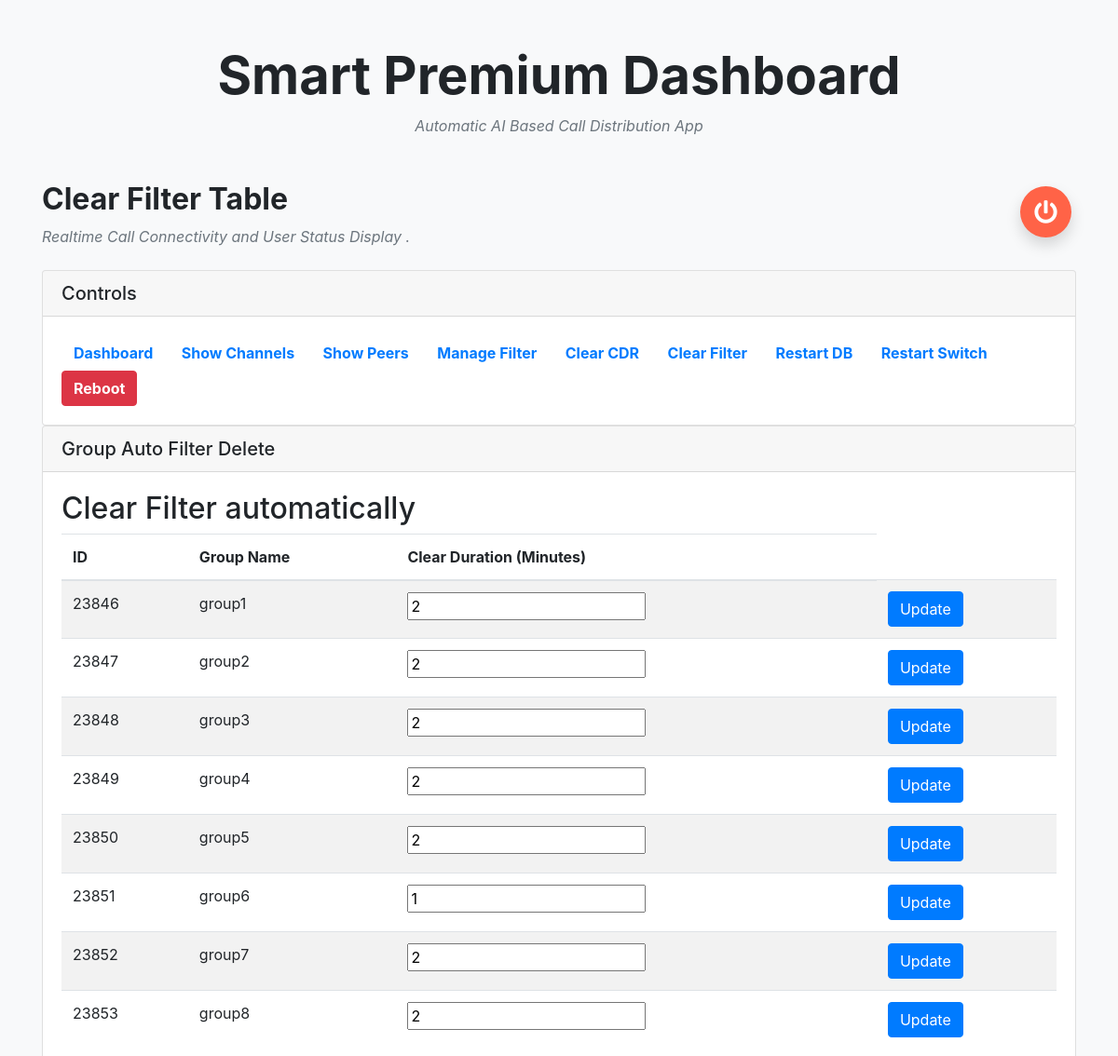
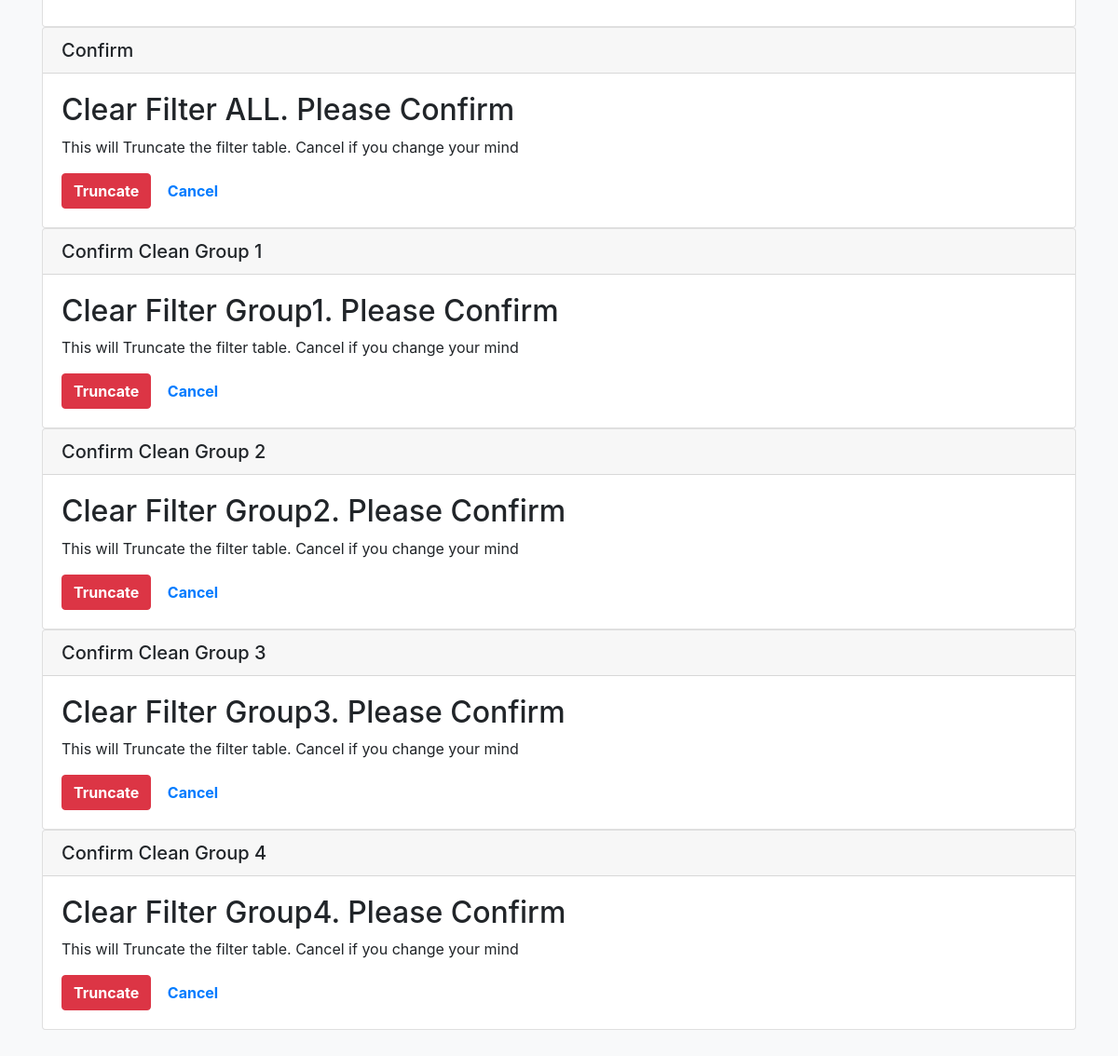
The page /var_www/html/voicedialtech/core/clear-filter.php (signed in) on the database its author committed (2 pictures, top to bottom).
### tables this page shows
CREATE TABLE `filter_timer` (
  `id` int(9) unsigned NOT NULL AUTO_INCREMENT,
  `groups` varchar(10) DEFAULT NULL,
  `cleartime` varchar(10) DEFAULT NULL,
  PRIMARY KEY (`id`)
);

### var_www/html/voicedialtech/core/clear-filter.php (the view, shortened to what this page needs)
<!doctype html>
<html lang="en">
  <head>
<link rel="stylesheet" href="https://cdnjs.cloudflare.com/ajax/libs/font-awesome/4.7.0/css/font-awesome.min.css">
<link rel="stylesheet" href="https://use.fontawesome.com/releases/v5.8.1/css/all.css">
<link rel="stylesheet" href="https://maxcdn.bootstrapcdn.com/bootstrap/4.4.1/css/bootstrap.min.css">
<link rel="stylesheet" href="css/dialpad.css">
<link rel="stylesheet" href="css/button.css">
  </head>
<body class="bg-light">
  <div class="container py-5">
    <header class="text-center mb-5">
        <h1 class="display-4 font-weight-bold">Smart Premium Dashboard</h1>
        <p class="font-italic text-muted mb-0">Automatic AI Based Call Distribution App</p>
    </header>
    <h2 class="font-weight-bold mb-2">Clear Filter Table
		<a href="logout.php" class="scl-btn scl-crcl shadow fa fa-power-off float-right"></a>
    </h2>
    <p class="font-italic text-muted mb-4">Realtime Call Connectivity and User Status Display .</p>
<div class="card">
  <h5 class="card-header">Controls</h5>
  <div class="card-body">
      <a href="dashboard.php" class="font-weight-bold btn btn-link" role="button" aria-pressed="true">Dashboard</a>
      <a href="show-channels.php" class="font-weight-bold btn btn-link" role="button" aria-pressed="true">Show Channels</a>
      <a href="show-peers.php" class="font-weight-bold btn btn-link" role="button" aria-pressed="true">Show Peers</a>
      <a href="manage-filters.php" class="font-weight-bold btn btn-link" role="button" aria-pressed="true">Manage Filter</a>
      <a href="clear-cdr.php" class="font-weight-bold btn btn-link" role="button" aria-pressed="true">Clear CDR</a>
      <a href="clear-filter.php" class="font-weight-bold btn btn-link" role="button" aria-pressed="true">Clear Filter</a>
      <a href="restart-db.php" class="font-weight-bold btn btn-link" role="button" aria-pressed="true">Restart DB</a>
      <a href="restart-switch.php" class="font-weight-bold btn btn-link" role="button" aria-pressed="true">Restart Switch</a>
      <a href="reboot-server.php" class="font-weight-bold btn btn-danger" role="button" aria-pressed="true">Reboot</a>
  </div>
</div>
<div class="card">
  <h5 class="card-header">Group Auto Filter Delete</h5>
  <div class="card-body">
     <h2>Clear Filter automatically</h2>
 	<table id="data_table" class="table table-striped">
	  <thead>
		<tr>
			<th>ID</th>
			<th>Group Name</th>
			<th>Clear Duration (Minutes)</th>
		</tr>
	  </thead>
	  <tbody>
	  <?php
                $sql = "SELECT id, groups, cleartime FROM filter_timer;";
		$rsd = mysql_query($sql);
		while($row = mysql_fetch_array($rsd)) {
	   ?>
		<tr id="<?php echo $row[0]; ?>">
			<td><?php echo $row[0]; ?></td>
			<td><?php echo $row[1]; ?></td>
			<td><input type="text" id="cleardata-<?php echo $row[0]; ?>" name="cleardata-<?php echo $row[0]; ?>" value="<?php echo $row[2]; ?>"></td>
                        <td><button type="button" class="btn btn-primary" value="<?php echo $row[0]; ?>" id="submit-<?php echo $row[0]; ?>">Update</button></td>
		</tr>
	   <?php } ?>
          </tbody>
       </table>
  </div>
</div>
<div class="card">
  <h5 class="card-header">Confirm</h5>
  <div class="card-body">
     <h2>Clear Filter ALL. Please Confirm</h2>
     <p>This will Truncate the filter table. Cancel if you change your mind</p>
     <a href="lib/clear-filter.php" target="_blank" class="font-weight-bold btn btn-danger" role="button" aria-pressed="true">Truncate</a>
     <a href="dashboard.php" class="font-weight-bold btn btn-link" role="button" aria-pressed="true">Cancel</a>
  </div>
</div>
<div class="card">
  <h5 class="card-header">Confirm Clean Group 1</h5>
  <div class="card-body">
     <h2>Clear Filter Group1. Please Confirm</h2>
     <p>This will Truncate the filter table. Cancel if you change your mind</p>
     <a href="lib/clear-filter1.php" target="_blank" class="font-weight-bold btn btn-danger" role="button" aria-pressed="true">Truncate</a>
     <a href="dashboard.php" class="font-weight-bold btn btn-link" role="button" aria-pressed="true">Cancel</a>
  </div>
</div>
<div class="card">
  <h5 class="card-header">Confirm Clean Group 2</h5>
  <div class="card-body">
     <h2>Clear Filter Group2. Please Confirm</h2>
     <p>This will Truncate the filter table. Cancel if you change your mind</p>
     <a href="lib/clear-filter2.php" target="_blank" class="font-weight-bold btn btn-danger" role="button" aria-pressed="true">Truncate</a>
     <a href="dashboard.php" class="font-weight-bold btn btn-link" role="button" aria-pressed="true">Cancel</a>
  </div>
</div>
<div class="card">
  <h5 class="card-header">Confirm Clean Group 3</h5>
  <div class="card-body">
     <h2>Clear Filter Group3. Please Confirm</h2>
     <p>This will Truncate the filter table. Cancel if you change your mind</p>
     <a href="lib/clear-filter3.php" target="_blank" class="font-weight-bold btn btn-danger" role="button" aria-pressed="true">Truncate</a>
     <a href="dashboard.php" class="font-weight-bold btn btn-link" role="button" aria-pressed="true">Cancel</a>
  </div>
</div>
<div class="card">
  <h5 class="card-header">Confirm  Clean Group 4</h5>
  <div class="card-body">
     <h2>Clear Filter Group4. Please Confirm</h2>
     <p>This will Truncate the filter table. Cancel if you change your mind</p>
     <a href="lib/clear-filter4.php" target="_blank" class="font-weight-bold btn btn-danger" role="button" aria-pressed="true">Truncate</a>
     <a href="dashboard.php" class="font-weight-bold btn btn-link" role="button" aria-pressed="true">Cancel</a>
  </div>
</div>
 </div>
  </body>
</html>

### var_www/html/voicedialtech/core/css/dialpad.css (style rules this page uses)
body { min-height: 100vh; background: #fafafa; }

### var_www/html/voicedialtech/core/css/button.css (style rules this page uses)
.scl-btn { padding: 15px; font-size: 25px; width: 55px; text-align: center; text-decoration: none; margin:5px; color: white; }
.scl-crcl { border-radius: 50%; }
.fa-power-off { background: #ff6347; }

### rows shown on the page
filter_timer: id "23846", groups "group1", cleartime "2"
filter_timer: id "23847", groups "group2", cleartime "2"
filter_timer: id "23848", groups "group3", cleartime "2"
filter_timer: id "23849", groups "group4", cleartime "2"
filter_timer: id "23850", groups "group5", cleartime "2"
filter_timer: id "23851", groups "group6", cleartime "1"
filter_timer: id "23852", groups "group7", cleartime "2"
filter_timer: id "23853", groups "group8", cleartime "2"
